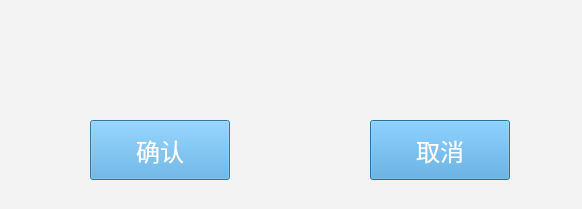
<?xml version="1.0" encoding="UTF-8"?>
<ui version="4.0">
 <class>Dialog_ready_confirm</class>
 <widget class="QDialog" name="Dialog_ready_confirm">
  <property name="geometry">
   <rect>
    <x>0</x>
    <y>0</y>
    <width>582</width>
    <height>209</height>
   </rect>
  </property>
  <property name="windowTitle">
   <string>Dialog</string>
  </property>
  <property name="styleSheet">
   <string notr="true">QWidget{
background-color: rgb(243, 243, 243);
}</string>
  </property>
  <widget class="QPushButton" name="pushButton_cancel">
   <property name="geometry">
    <rect>
     <x>370</x>
     <y>120</y>
     <width>140</width>
     <height>60</height>
    </rect>
   </property>
   <property name="palette">
    <palette>
     <active>
      <colorrole role="Button">
       <brush brushstyle="SolidPattern">
        <color alpha="255">
         <red>73</red>
         <green>163</green>
         <blue>223</blue>
        </color>
       </brush>
      </colorrole>
      <colorrole role="ButtonText">
       <brush brushstyle="SolidPattern">
        <color alpha="255">
         <red>255</red>
         <green>255</green>
         <blue>255</blue>
        </color>
       </brush>
      </colorrole>
      <colorrole role="Base">
       <brush brushstyle="SolidPattern">
        <color alpha="255">
         <red>73</red>
         <green>163</green>
         <blue>223</blue>
        </color>
       </brush>
      </colorrole>
      <colorrole role="Window">
       <brush brushstyle="SolidPattern">
        <color alpha="255">
         <red>73</red>
         <green>163</green>
         <blue>223</blue>
        </color>
       </brush>
      </colorrole>
     </active>
     <inactive>
      <colorrole role="Button">
       <brush brushstyle="SolidPattern">
        <color alpha="255">
         <red>73</red>
         <green>163</green>
         <blue>223</blue>
        </color>
       </brush>
      </colorrole>
      <colorrole role="ButtonText">
       <brush brushstyle="SolidPattern">
        <color alpha="255">
         <red>255</red>
         <green>255</green>
         <blue>255</blue>
        </color>
       </brush>
      </colorrole>
      <colorrole role="Base">
       <brush brushstyle="SolidPattern">
        <color alpha="255">
         <red>73</red>
         <green>163</green>
         <blue>223</blue>
        </color>
       </brush>
      </colorrole>
      <colorrole role="Window">
       <brush brushstyle="SolidPattern">
        <color alpha="255">
         <red>73</red>
         <green>163</green>
         <blue>223</blue>
        </color>
       </brush>
      </colorrole>
     </inactive>
     <disabled>
      <colorrole role="Button">
       <brush brushstyle="SolidPattern">
        <color alpha="255">
         <red>73</red>
         <green>163</green>
         <blue>223</blue>
        </color>
       </brush>
      </colorrole>
      <colorrole role="ButtonText">
       <brush brushstyle="SolidPattern">
        <color alpha="255">
         <red>190</red>
         <green>190</green>
         <blue>190</blue>
        </color>
       </brush>
      </colorrole>
      <colorrole role="Base">
       <brush brushstyle="SolidPattern">
        <color alpha="255">
         <red>73</red>
         <green>163</green>
         <blue>223</blue>
        </color>
       </brush>
      </colorrole>
      <colorrole role="Window">
       <brush brushstyle="SolidPattern">
        <color alpha="255">
         <red>73</red>
         <green>163</green>
         <blue>223</blue>
        </color>
       </brush>
      </colorrole>
     </disabled>
    </palette>
   </property>
   <property name="font">
    <font>
     <pointsize>18</pointsize>
    </font>
   </property>
   <property name="styleSheet">
    <string notr="true">background-color: rgb(73, 163, 223);</string>
   </property>
   <property name="text">
    <string>取消</string>
   </property>
  </widget>
  <widget class="QPushButton" name="pushButton_confirm">
   <property name="geometry">
    <rect>
     <x>90</x>
     <y>120</y>
     <width>140</width>
     <height>60</height>
    </rect>
   </property>
   <property name="palette">
    <palette>
     <active>
      <colorrole role="Button">
       <brush brushstyle="SolidPattern">
        <color alpha="255">
         <red>73</red>
         <green>163</green>
         <blue>223</blue>
        </color>
       </brush>
      </colorrole>
      <colorrole role="ButtonText">
       <brush brushstyle="SolidPattern">
        <color alpha="255">
         <red>255</red>
         <green>255</green>
         <blue>255</blue>
        </color>
       </brush>
      </colorrole>
      <colorrole role="Base">
       <brush brushstyle="SolidPattern">
        <color alpha="255">
         <red>73</red>
         <green>163</green>
         <blue>223</blue>
        </color>
       </brush>
      </colorrole>
      <colorrole role="Window">
       <brush brushstyle="SolidPattern">
        <color alpha="255">
         <red>73</red>
         <green>163</green>
         <blue>223</blue>
        </color>
       </brush>
      </colorrole>
     </active>
     <inactive>
      <colorrole role="Button">
       <brush brushstyle="SolidPattern">
        <color alpha="255">
         <red>73</red>
         <green>163</green>
         <blue>223</blue>
        </color>
       </brush>
      </colorrole>
      <colorrole role="ButtonText">
       <brush brushstyle="SolidPattern">
        <color alpha="255">
         <red>255</red>
         <green>255</green>
         <blue>255</blue>
        </color>
       </brush>
      </colorrole>
      <colorrole role="Base">
       <brush brushstyle="SolidPattern">
        <color alpha="255">
         <red>73</red>
         <green>163</green>
         <blue>223</blue>
        </color>
       </brush>
      </colorrole>
      <colorrole role="Window">
       <brush brushstyle="SolidPattern">
        <color alpha="255">
         <red>73</red>
         <green>163</green>
         <blue>223</blue>
        </color>
       </brush>
      </colorrole>
     </inactive>
     <disabled>
      <colorrole role="Button">
       <brush brushstyle="SolidPattern">
        <color alpha="255">
         <red>73</red>
         <green>163</green>
         <blue>223</blue>
        </color>
       </brush>
      </colorrole>
      <colorrole role="ButtonText">
       <brush brushstyle="SolidPattern">
        <color alpha="255">
         <red>190</red>
         <green>190</green>
         <blue>190</blue>
        </color>
       </brush>
      </colorrole>
      <colorrole role="Base">
       <brush brushstyle="SolidPattern">
        <color alpha="255">
         <red>73</red>
         <green>163</green>
         <blue>223</blue>
        </color>
       </brush>
      </colorrole>
      <colorrole role="Window">
       <brush brushstyle="SolidPattern">
        <color alpha="255">
         <red>73</red>
         <green>163</green>
         <blue>223</blue>
        </color>
       </brush>
      </colorrole>
     </disabled>
    </palette>
   </property>
   <property name="font">
    <font>
     <pointsize>18</pointsize>
    </font>
   </property>
   <property name="styleSheet">
    <string notr="true">background-color: rgb(73, 163, 223);</string>
   </property>
   <property name="text">
    <string>确认</string>
   </property>
  </widget>
  <widget class="QLabel" name="label">
   <property name="geometry">
    <rect>
     <x>0</x>
     <y>30</y>
     <width>582</width>
     <height>51</height>
    </rect>
   </property>
   <property name="font">
    <font>
     <pointsize>20</pointsize>
    </font>
   </property>
   <property name="text">
    <string/>
   </property>
   <property name="alignment">
    <set>Qt::AlignCenter</set>
   </property>
  </widget>
 </widget>
 <resources/>
 <connections/>
</ui>
